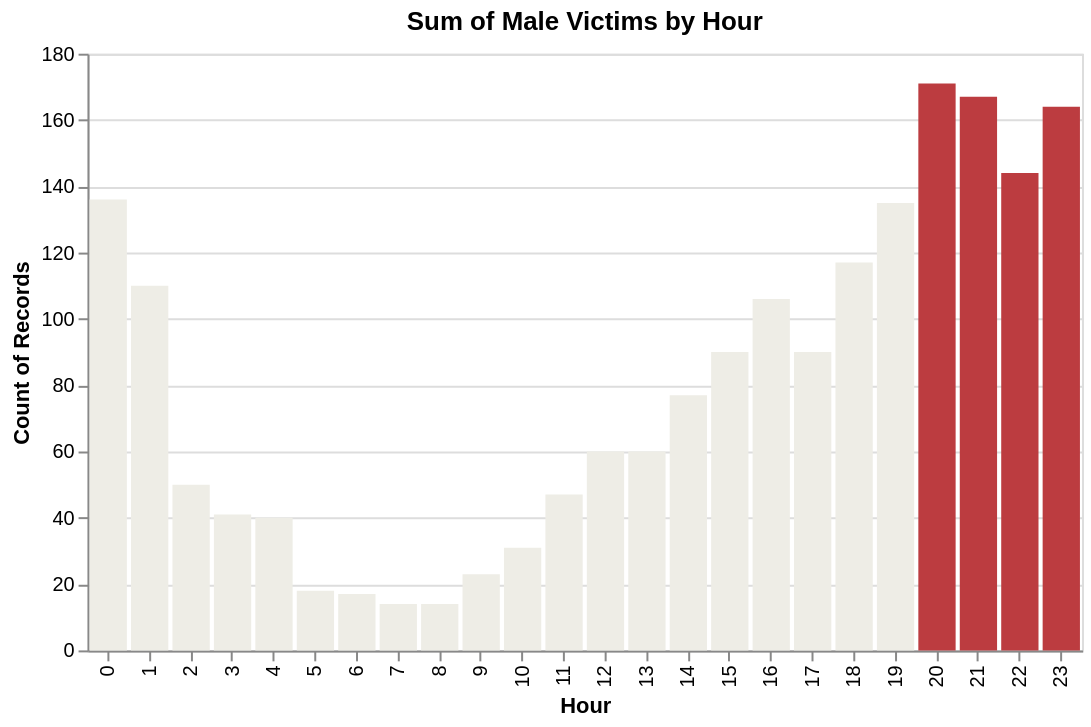

The specification (Vega-Lite) saved for this image:
### Vega-Lite specification from a JSON file in a GitHub repository (floating-point values rounded to 4 significant figures; data arrays with more than 128 entries replaced by an {"elided": "..."} marker saying what was removed)
{"config": {"view": {"continuousWidth": 400, "continuousHeight": 300}}, "data": {"name": "data-446d699a074280fe377d0a5c1c4cda00"}, "mark": "bar", "encoding": {"color": {"condition": {"value": "#bc3c40", "test": "(datum.Hour > 19)"}, "value": "#eeede6"}, "x": {"type": "ordinal", "field": "Hour"}, "y": {"type": "quantitative", "aggregate": "count", "field": "race"}}, "title": "Sum of Male Victims by Hour", "width": 500, "$schema": "https://vega.github.io/schema/vega-lite/v4.8.1.json", "datasets": {"data-446d699a074280fe377d0a5c1c4cda00": {"elided": "1922 records"}}}
